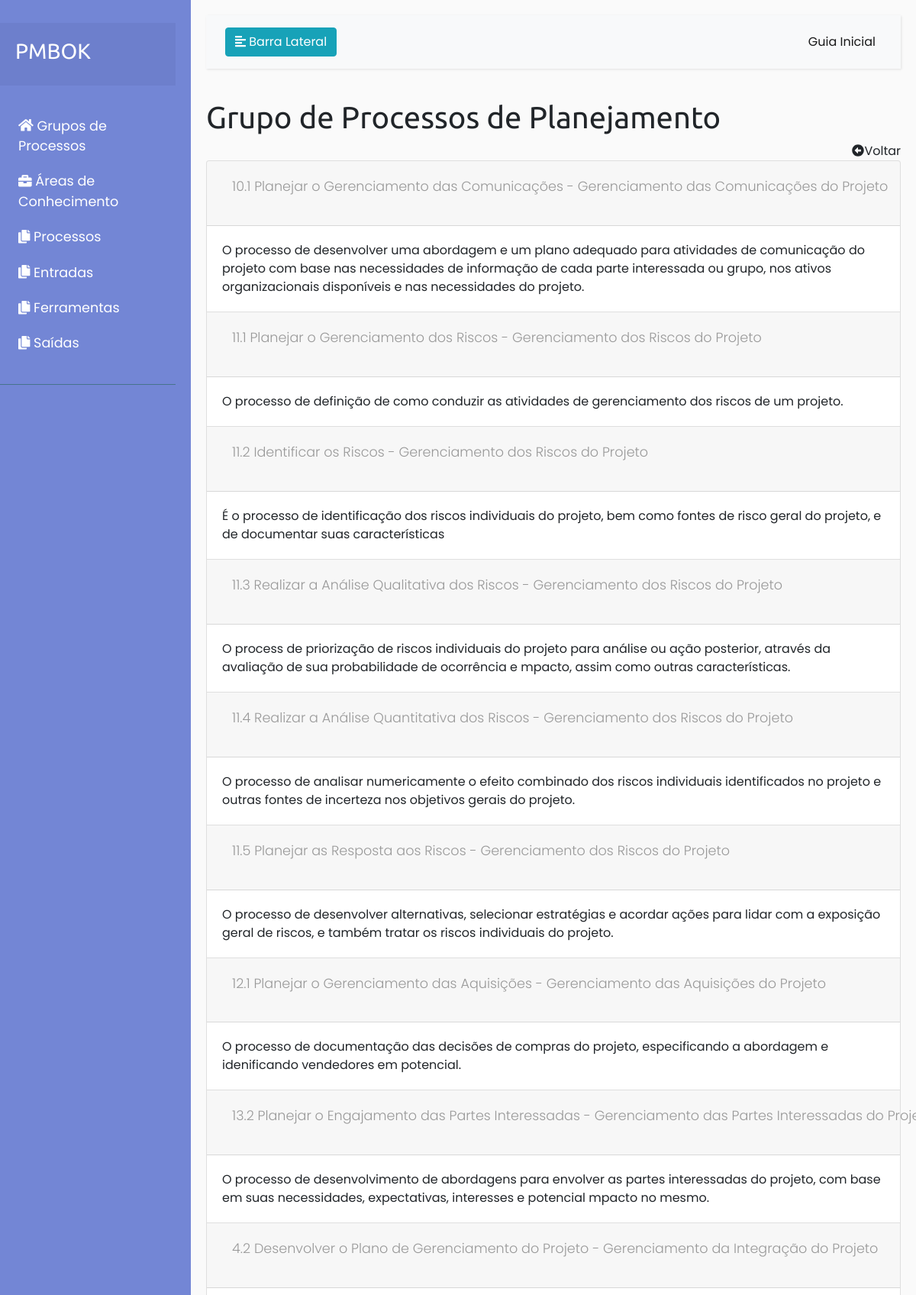
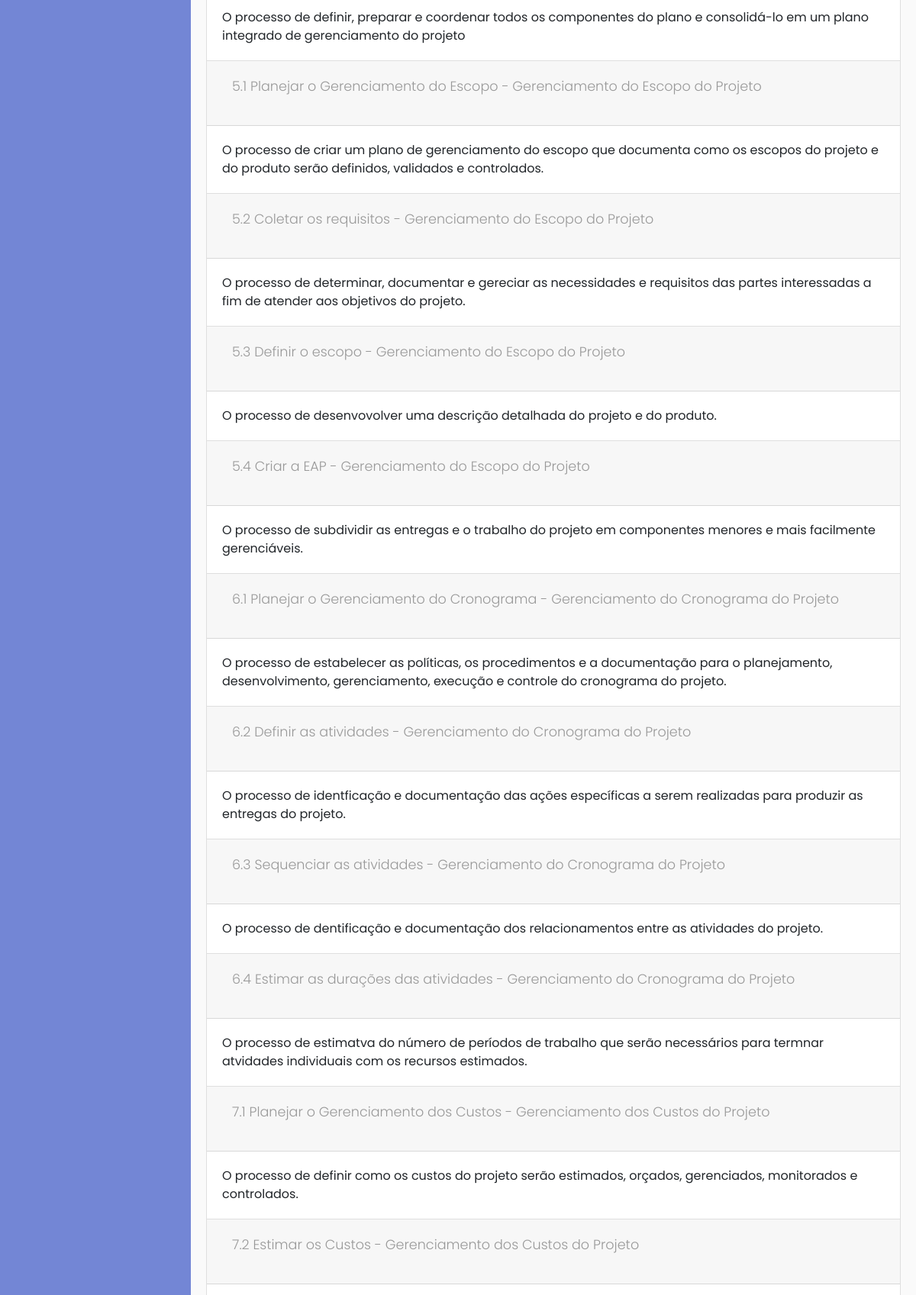
Page /grupo_detalhe/2/ (upper part) on the committed database (2 pictures, top to bottom).
### processos/models.py (models this page shows, shortened)
class GrupoProcesso(models.Model):
    numero = models.ForeignKey(Versao, on_delete=models.CASCADE)
    sequencia = models.IntegerField(unique=True)
    descricao = models.CharField(max_length=200)
    class Meta:
        ordering = ['sequencia']
        verbose_name = 'Grupo de Processo'
        verbose_name_plural = 'Grupos de Processos'

class Processo(models.Model):
    grupo_processo = models.ForeignKey(GrupoProcesso, on_delete=models.CASCADE)
    area_conhecimento = models.ForeignKey(
        AreaConhecimento, on_delete=models.CASCADE)
    codigo = models.CharField(max_length=4, unique=True)
    name = models.CharField(max_length=50)
    descricao = models.CharField(max_length=300)
    class Meta:
        ordering = ['codigo']

class AreaConhecimento(models.Model):
    numero = models.ForeignKey(Versao, on_delete=models.CASCADE)
    codigo = models.IntegerField(unique=True)
    nome = models.CharField(max_length=50, unique=True)
    descricao = models.CharField(max_length=200)
    def __str__(self):
        return self.nome
    class Meta:
        ordering = ['codigo']
        verbose_name = 'Área de Conhecimento'
        verbose_name_plural = 'Áreas de Conhecimento'

### processos/views.py (the view)
# urls.py: url(r'^grupo_detalhe/(?P<pk>[0-9]+)/$', GrupoProcessoDetalhe.as_view(), name="grupo_detalhe"),
class GrupoProcessoDetalhe(DetailView):
    model = GrupoProcesso
    context_object_name = 'grupo_processo'
    template_name = 'processos/grupo_processo/detail.html'

### processos/templates/processos/grupo_processo/detail.html (shortened to what this page needs)
{% extends "base.html" %}
{% block content %}
<h1>Grupo de Processos de {{grupo_processo.descricao}}</h1>
 <div align="right">
    <a href="{% url 'processos:grupo_processo' %}">
        <i class="fas fa-arrow-alt-circle-left"> </i>Voltar
    </a>
</div>
<div class="accordion" id="accordionExample">
    {% for proc in grupo_processo.processo_set.all %}
        <div class="card">
            <div class="card-header" id={{item.codigo}}>
                <h5 class="mb-0">
                    <button class="btn btn-link" type="button" data-toggle="collapse" data-target="#collapseOne"
                            aria-expanded="true" aria-controls="collapseOne">
                        <p>{{proc.codigo}} {{proc.name}} - {{proc.area_conhecimento}}</p>
                    </button>
                </h5>
            </div>
            <div id="collapseOne" class="collapse show" aria-labelledby={{item.codigo}} data-parent="#accordionExample">
                <div class="card-body">
                   {{proc.descricao}}
                </div>
            </div>
        </div>
    {% endfor %}
</div>
{% endblock %}

### processos/static/css/base.css (style rules this page uses)
body { margin:0; padding:0; font-family:helvetica, sans-serif; }
h1, h2, h3, h4, h5 , h6 { font-family: 'Ubuntu', sans-serif; font-weight:normal; }
a { text-decoration:none; color:#5993bb; }

### processos/static/css/style.css (style rules this page uses)
body { font-family: 'Poppins', sans-serif; background: #fafafa; }
p { font-family: 'Poppins', sans-serif; font-size: 1.1em; font-weight: 300; line-height: 1.7em; color: #999; }
a, a:hover, a:focus { color: inherit; text-decoration: none; transition: all 0.3s; }

### rows in the picture
GrupoProcesso: descricao "Planejamento"
Processo: codigo "10.1", name "Planejar o Gerenciamento das Comunicações", area_conhecimento "Gerenciamento das Comunicações do Projeto", descricao "O processo de desenvolver uma abordagem e um plano adequado para atividades de comunicação do projeto com base nas necessidades de informação de cada parte interessada ou grupo, nos ativos organizacionais disponíveis e nas necessidades do projeto."
Processo: codigo "11.1", name "Planejar o Gerenciamento dos Riscos", area_conhecimento "Gerenciamento dos Riscos do Projeto", descricao "O processo de definição de como conduzir as atividades de gerenciamento dos riscos de um projeto."
Processo: codigo "11.2", name "Identificar os Riscos", area_conhecimento "Gerenciamento dos Riscos do Projeto", descricao "É o processo de identificação dos riscos individuais do projeto, bem como fontes de risco geral do projeto, e de documentar suas características"
Processo: codigo "11.3", name "Realizar a Análise Qualitativa dos Riscos", area_conhecimento "Gerenciamento dos Riscos do Projeto", descricao "O process de priorização de riscos individuais do projeto para análise ou ação posterior, através da avaliação de sua probabilidade de ocorrência e mpacto, assim como outras características."
Processo: codigo "11.4", name "Realizar a Análise Quantitativa dos Riscos", area_conhecimento "Gerenciamento dos Riscos do Projeto", descricao "O processo de analisar numericamente o efeito combinado dos riscos individuais identificados no projeto e outras fontes de incerteza nos objetivos gerais do projeto."
Processo: codigo "11.5", name "Planejar as Resposta aos Riscos", area_conhecimento "Gerenciamento dos Riscos do Projeto", descricao "O processo de desenvolver alternativas, selecionar estratégias e acordar ações para lidar com a exposição geral de riscos, e também tratar os riscos individuais do projeto."
Processo: codigo "12.1", name "Planejar o Gerenciamento das Aquisições", area_conhecimento "Gerenciamento das Aquisições do Projeto", descricao "O processo de documentação das decisões de compras do projeto, especificando a abordagem e idenificando vendedores em potencial."
Processo: codigo "13.2", name "Planejar o Engajamento das Partes Interessadas", area_conhecimento "Gerenciamento das Partes Interessadas do…", descricao "O processo de desenvolvimento de abordagens para envolver as partes interessadas do projeto, com base em suas necessidades, expectativas, interesses e potencial mpacto no mesmo."
Processo: codigo "4.2", name "Desenvolver o Plano de Gerenciamento do Projeto", area_conhecimento "Gerenciamento da Integração do Projeto", descricao "O processo de definir, preparar e coordenar todos os componentes do plano e consolidá-lo em um plano integrado de gerenciamento do projeto"
Processo: codigo "5.1", name "Planejar o Gerenciamento do Escopo", area_conhecimento "Gerenciamento do Escopo do Projeto", descricao "O processo de criar um plano de gerenciamento do escopo que documenta como os escopos do projeto e do produto serão definidos, validados e controlados."
Processo: codigo "5.2", name "Coletar os requisitos", area_conhecimento "Gerenciamento do Escopo do Projeto", descricao "O processo de determinar, documentar e gereciar as necessidades e requisitos das partes interessadas a fim de atender aos objetivos do projeto."
Processo: codigo "5.3", name "Definir o escopo", area_conhecimento "Gerenciamento do Escopo do Projeto", descricao "O processo de desenvovolver uma descrição detalhada do projeto e do produto."
Processo: codigo "5.4", name "Criar a EAP", area_conhecimento "Gerenciamento do Escopo do Projeto", descricao "O processo de subdividir as entregas e o trabalho do projeto em componentes menores e mais facilmente gerenciáveis."
Processo: codigo "6.1", name "Planejar o Gerenciamento do Cronograma", area_conhecimento "Gerenciamento do Cronograma do Projeto", descricao "O processo de estabelecer as políticas, os procedimentos e a documentação para o planejamento, desenvolvimento, gerenciamento, execução e controle do cronograma do projeto."
Processo: codigo "6.2", name "Definir as atividades", area_conhecimento "Gerenciamento do Cronograma do Projeto", descricao "O processo de identficação e documentação das ações específicas a serem realizadas para produzir as entregas do projeto."
Processo: codigo "6.3", name "Sequenciar as atividades", area_conhecimento "Gerenciamento do Cronograma do Projeto", descricao "O processo de dentificação e documentação dos relacionamentos entre as atividades do projeto."
Processo: codigo "6.4", name "Estimar as durações das atividades", area_conhecimento "Gerenciamento do Cronograma do Projeto", descricao "O processo de estimatva do número de períodos de trabalho que serão necessários para termnar atvidades individuais com os recursos estimados."
Processo: codigo "7.1", name "Planejar o Gerenciamento dos Custos", area_conhecimento "Gerenciamento dos Custos do Projeto", descricao "O processo de definir como os custos do projeto serão estimados, orçados, gerenciados, monitorados e controlados."
Processo: codigo "7.2", name "Estimar os Custos", area_conhecimento "Gerenciamento dos Custos do Projeto"
